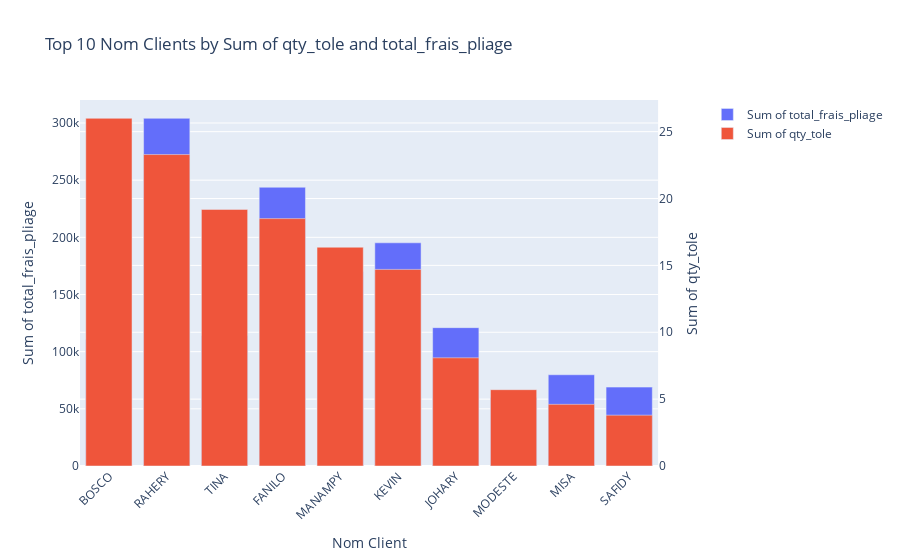

The cell this chart's notebook holds for it:
### Code cell
grouped_data = df1.groupby('nom_client')

# Step 2: Calculate the sum of 'qty_tole' and 'total_frais_pliage' for each 'nom_client'
sum_qty_tole = grouped_data['qty_tole'].sum()
sum_total_frais_pliage = grouped_data['total_frais_pliage'].sum()

# Step 3: Combine the sums into a new DataFrame
sum_df = pd.DataFrame({
    'sum_qty_tole': sum_qty_tole,
    'sum_total_frais_pliage': sum_total_frais_pliage
}).reset_index()

# Step 4: Sort the data based on the calculated sums in descending order
sum_df = sum_df.sort_values(by=['sum_qty_tole', 'sum_total_frais_pliage'], ascending=False)

# Step 5: Extract the top 10 'nom_client' based on the sums
top_10_clients = sum_df.head(10)

# Step 6: Plot the results using Plotly Express
fig = make_subplots(specs=[[{"secondary_y": True}]])
fig.add_trace(go.Bar(x=top_10_clients['nom_client'], y=top_10_clients['sum_total_frais_pliage'],
                     name='Sum of total_frais_pliage'), secondary_y=False)
fig.add_trace(go.Bar(x=top_10_clients['nom_client'], y=top_10_clients['sum_qty_tole'],
                     name='Sum of qty_tole'), secondary_y=True)

fig.update_layout(title='Top 10 Nom Clients by Sum of qty_tole and total_frais_pliage',
                  xaxis_tickangle=-45, xaxis_title='Nom Client', barmode='group')

fig.update_yaxes(title_text='Sum of total_frais_pliage', secondary_y=False)
fig.update_yaxes(title_text='Sum of qty_tole', secondary_y=True)

fig.show()

### Figure 1 — Plotly figure (JSON) as saved in the notebook; plotly's stock layout.template omitted (floating-point values rounded to 4 significant figures)
{"data": [{"name": "Sum of total_frais_pliage", "type": "bar", "x": ["BOSCO", "RAHERY", "TINA", "FANILO", "MANAMPY", "KEVIN", "JOHARY", "MODESTE", "MISA", "SAFIDY"], "xaxis": "x", "y": [110600, 304100, 114000, 243800, 170000, 195200, 121000, 60000, 79800, 69000], "yaxis": "y"}, {"name": "Sum of qty_tole", "type": "bar", "x": ["BOSCO", "RAHERY", "TINA", "FANILO", "MANAMPY", "KEVIN", "JOHARY", "MODESTE", "MISA", "SAFIDY"], "xaxis": "x", "y": [26, 23.29, 19.19, 18.5, 16.36, 14.7, 8.091, 5.707, 4.609, 3.8], "yaxis": "y2"}], "layout": {"barmode": "group", "title": {"text": "Top 10 Nom Clients by Sum of qty_tole and total_frais_pliage"}, "xaxis": {"anchor": "y", "domain": [0, 0.94], "tickangle": -45, "title": {"text": "Nom Client"}}, "yaxis": {"anchor": "x", "domain": [0, 1], "title": {"text": "Sum of total_frais_pliage"}}, "yaxis2": {"anchor": "x", "overlaying": "y", "side": "right", "title": {"text": "Sum of qty_tole"}}}}
